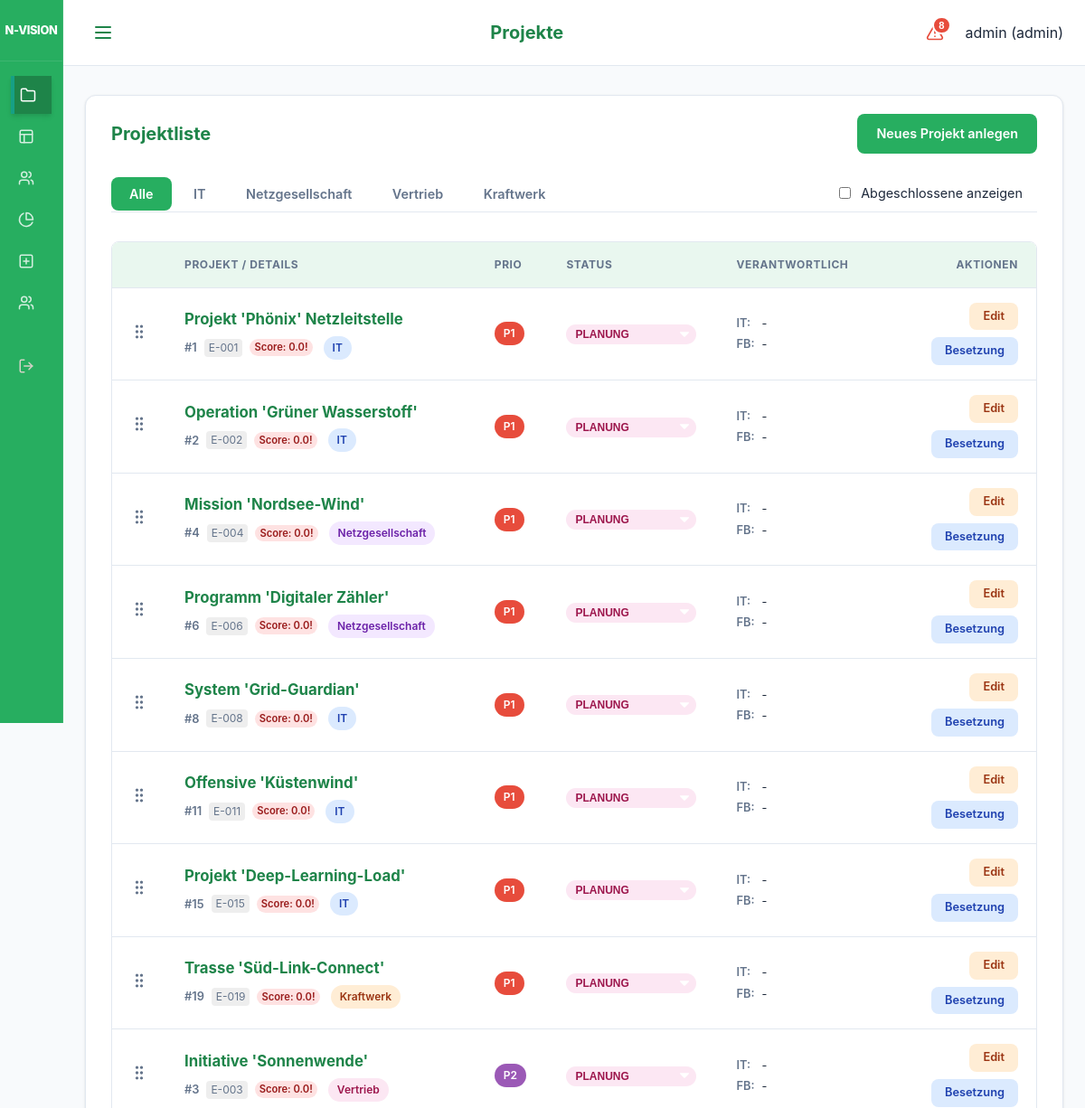
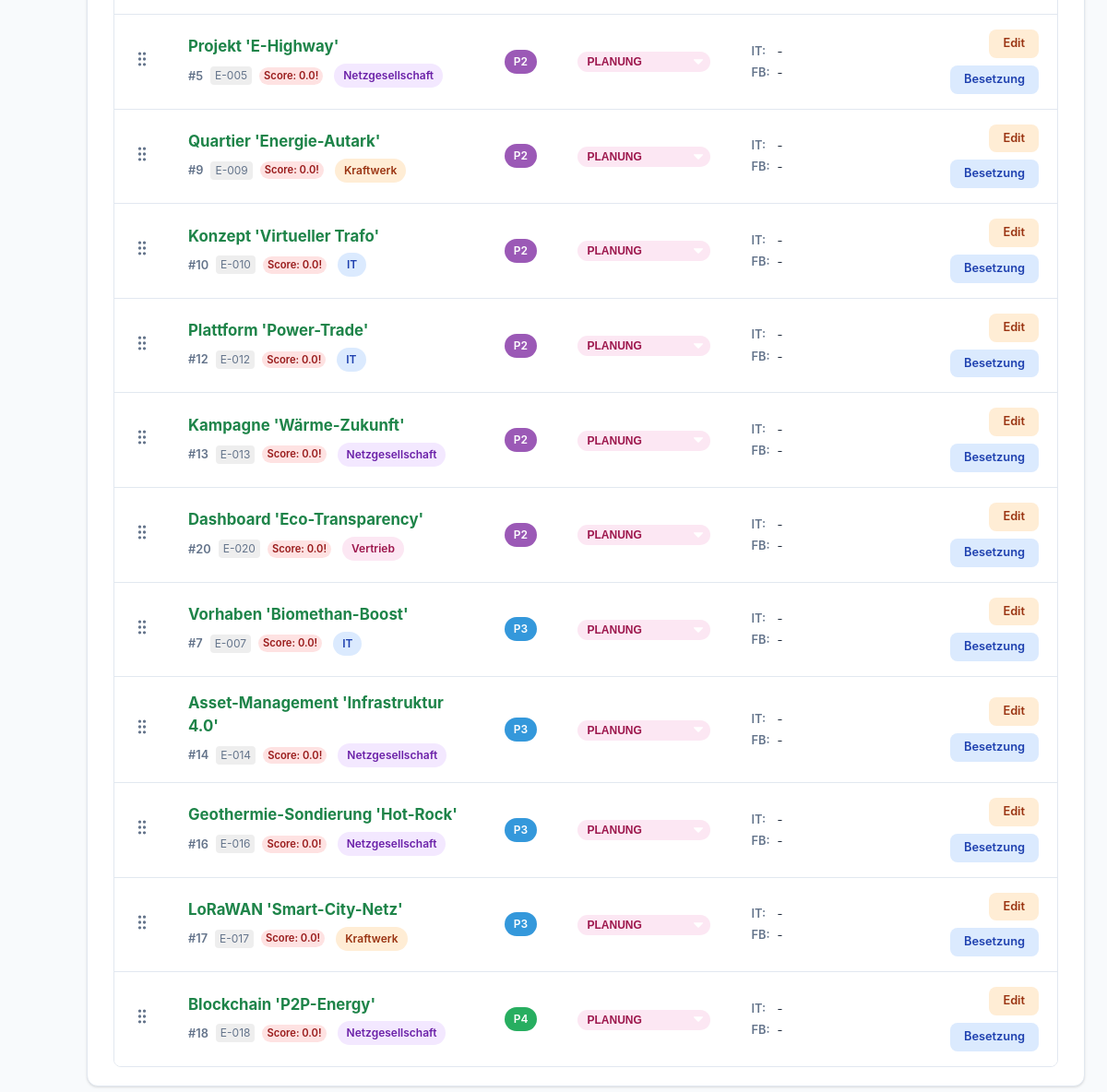
/ui/projects (signed in), run on the app's committed database (2 pictures, top to bottom).
### models.py (models this page shows)
class User(Base):
    __tablename__ = "users"
    id = Column(Integer, primary_key=True, index=True)
    username = Column(String, unique=True, index=True)
    hashed_password = Column(String)
    role = Column(Enum(UserRole), default=UserRole.EMPLOYEE)
    employee_id = Column(Integer, ForeignKey("employees.id"), nullable=True)
    is_active = Column(Boolean, default=True)
    employee = relationship("Employee", back_populates="user")

class Project(Base):
    __tablename__ = "projects"
    id = Column(Integer, primary_key=True, index=True)
    name = Column(String, index=True)
    description = Column(String, nullable=True)
    business_value = Column(String, nullable=True)
    internal_number = Column(String, nullable=True)
    division = Column(String, nullable=True) # "IT", "Netzgesellschaft", "Vertrieb", "Kraftwerk"
    start_date = Column(Date)
    end_date = Column(Date)
    priority = Column(Integer, default=1) # 1 highest
    status = Column(Enum(ProjectStatus), default=ProjectStatus.PLANNING)
    manager_id = Column(Integer, ForeignKey("employees.id"), nullable=True)
    responsible_it = Column(String, nullable=True)
    responsible_fb = Column(String, nullable=True)
    pab_approval = Column(Integer, default=0) # 0 = No, 1 = Yes (Legacy)
    pab_status = Column(Enum(PABStatus), default=PABStatus.EVALUATION)
    pab_rank = Column(Integer, default=999)
    cats_number = Column(String, nullable=True)
    pt_intern_pab = Column(Float, default=0.0)
    pt_intern_planned = Column(Float, default=0.0)
    pt_extern_planned = Column(Float, default=0.0)
    economic_score = Column(Float, default=0.0) # 0.0 to 10.0
    business_case = Column(String, nullable=True)
    staffings = relationship("Staffing", back_populates="project")
    bookings = relationship("Booking", back_populates="project")
    milestones = relationship("Milestone", back_populates="project", cascade="all, delete-orphan")
    pab_comments = relationship("ProjectComment", back_populates="project", cascade="all, delete-orphan")

### main.py (the view)
@app.get("/ui/projects", response_class=HTMLResponse)
def ui_projects(request: Request, division: Optional[str] = None, show_completed: bool = Query(False), db: Session = Depends(get_db)):
    if not request.state.user:
        return RedirectResponse(url="/login")
    if request.state.user.role == models.UserRole.ADMIN:
        query = db.query(models.Project)
    else:
        query = db.query(models.Project).join(models.Staffing).filter(models.Staffing.employee_id == request.state.user.employee_id)
    if division:
        query = query.filter(models.Project.division == division)
    if not show_completed:
        query = query.filter(models.Project.status != models.ProjectStatus.COMPLETED)
    projects = query.all()
    for p in projects:
        p.progress = calculate_project_progress(p, db)
    return templates.TemplateResponse(
        request=request, name="projects.html", context={
            "projects": projects,
            "active_page": "projects",
            "user": request.state.user,
            "selected_division": division,
            "show_completed": show_completed
        }
    )

### templates/projects.html (shortened to what this page needs)
{% extends "base.html" %}
{% set title = "Projekte" %}
{% block content %}
<div class="card">
    <div class="project-table-header">
        <h2>Projektliste</h2>
        {% if request.state.user and request.state.user.role.value == 'admin' %}
        <a href="/ui/projects/add" class="btn btn-primary">Neues Projekt anlegen</a>
        {% endif %}
    </div>
    <div class="tabs">
        <div style="display: flex; justify-content: space-between; align-items: center; width: 100%;">
            <div>
                <a href="/ui/projects?{% if show_completed %}show_completed=true{% endif %}" class="tab-item {% if not selected_division %}active{% endif %}">Alle</a>
                <a href="/ui/projects?division=IT{% if show_completed %}&show_completed=true{% endif %}" class="tab-item {% if selected_division == 'IT' %}active{% endif %}">IT</a>
                <a href="/ui/projects?division=Netzgesellschaft{% if show_completed %}&show_completed=true{% endif %}" class="tab-item {% if selected_division == 'Netzgesellschaft' %}active{% endif %}">Netzgesellschaft</a>
                <a href="/ui/projects?division=Vertrieb{% if show_completed %}&show_completed=true{% endif %}" class="tab-item {% if selected_division == 'Vertrieb' %}active{% endif %}">Vertrieb</a>
                <a href="/ui/projects?division=Kraftwerk{% if show_completed %}&show_completed=true{% endif %}" class="tab-item {% if selected_division == 'Kraftwerk' %}active{% endif %}">Kraftwerk</a>
            </div>
            <div style="padding-right: 1rem;">
                <label style="display: flex; align-items: center; gap: 0.5rem; font-size: 0.9rem; cursor: pointer;">
                    <input type="checkbox" id="showCompletedCheck" {% if show_completed %}checked{% endif %} onchange="toggleCompleted(this)">
                    Abgeschlossene anzeigen
                </label>
            </div>
        </div>
    </div>
    <div class="modern-table-wrapper">
        <table class="modern-table">
            <thead>
                <tr>
                    {% if request.state.user and request.state.user.role.value == 'admin' %}
                    <th style="width: 40px;"></th>
                    {% endif %}
                    <th data-label="Projekt">Projekt / Details</th>
                    <th data-label="Prio" style="width: 60px;">Prio</th>
                    <th data-label="Status" style="width: 120px;">Status</th>
                    <th data-label="Verantwortlich" class="hide-on-tablet">Verantwortlich</th>
                    <th style="text-align: right;" data-label="Aktionen">Aktionen</th>
                </tr>
            </thead>
            <tbody id="project-table-body">
                {% for p in projects|sort(attribute='priority') %}
                <tr data-id="{{ p.id }}" class="{% if request.state.user and request.state.user.role.value == 'admin' %}draggable-row{% endif %}">
                    {% if request.state.user and request.state.user.role.value == 'admin' %}
                    <td class="drag-handle" style="cursor: grab; color: var(--text-muted); text-align: center;" data-label="Sort">
                    </td>
                    {% endif %}
                    <td data-label="Projekt">
                        <div style="display: flex; flex-direction: column;">
                            <a href="/ui/projects/{{ p.id }}" class="project-name-link">{{ p.name }}</a>
                            <div style="margin-top: 0.35rem; display: flex; align-items: center; gap: 0.5rem;">
                                <span style="font-weight: 600; font-size: 0.8rem; color: var(--text-muted);">#{{ p.id }}</span>
                                {% if p.internal_number %}
                                <small style="color: var(--text-muted); background: #eee; padding: 1px 5px; border-radius: 4px;">{{ p.internal_number }}</small>
                                {% endif %}
                                {% if p.economic_score is not none %}
                                    {% if p.economic_score < 3 %}
                                        <span class="badge" style="background-color: #fee2e2; color: #991b1b; font-size: 0.7rem; padding: 1px 5px;" title="Kritische Wirtschaftlichkeit">Score: {{ p.economic_score }}!</span>
                                    {% elif p.economic_score < 6 %}
                                        <span class="badge" style="background-color: #fef3c7; color: #92400e; font-size: 0.7rem; padding: 1px 5px;">Score: {{ p.economic_score }}</span>
                                    {% else %}
                                        <span class="badge" style="background-color: #d1fae5; color: #065f46; font-size: 0.7rem; padding: 1px 5px;">Score: {{ p.economic_score }}</span>
                                    {% endif %}
                                {% endif %}
                                {% if p.division == 'IT' %}
                                    <span class="badge badge-it">{{ p.division }}</span>
                                {% elif p.division == 'Netzgesellschaft' %}
                                    <span class="badge badge-netz">{{ p.division }}</span>
                                {% elif p.division == 'Vertrieb' %}
                                    <span class="badge badge-vertrieb">{{ p.division }}</span>
                                {% elif p.division == 'Kraftwerk' %}
                                    <span class="badge badge-kraftwerk">{{ p.division }}</span>
                                {% else %}
                                    <span class="badge badge-default">{{ p.division if p.division else '-' }}</span>
                                {% endif %}
                            </div>
                        </div>
                    </td>
                    <td data-label="Prio">
                        {% if p.priority == 1 %}
                                <span class="badge" style="background-color: var(--danger); color: white;">P1</span>
                                {% elif p.priority == 2 %}
                                <span class="badge" style="background-color: var(--warning); color: white;">P2</span>
                                {% elif p.priority == 3 %}
                                <span class="badge" style="background-color: var(--info); color: white;">P3</span>
                                {% elif p.priority == 4 %}
                                <span class="badge" style="background-color: var(--success); color: white;">P4</span>
                        {% else %}
                            <span class="badge badge-default">P{{ p.priority }}</span>
                        {% endif %}
                    </td>
                    <td data-label="Status">
                        <div style="display: flex; flex-direction: column; gap: 0.4rem;">
                            {% if request.state.user and request.state.user.role.value == 'admin' %}
                            <form action="/ui/projects/{{ p.id }}/status" method="post" id="status-form-{{ p.id }}">
                                <select name="status" class="badge status-{{ p.status.value.replace('_', '-') }}"
                                        style="align-self: flex-start; border: none; cursor: pointer; appearance: none; -webkit-appearance: none; padding-right: 1.5rem; background-repeat: no-repeat; background-position: right 0.5rem top 50%; background-size: 0.65rem auto;"
                                        onchange="this.form.submit()">
                                    <option value="planning" {% if p.status.value == "planning" %}selected{% endif %}>PLANUNG</option>
                                </select>
                            </form>
                            {% endif %}
                        </div>
                    </td>
                    <td data-label="Verantwortlich" class="hide-on-tablet">
                        <div class="responsible-info">
                            <span class="responsible-label">IT:</span> <span>{{ p.responsible_it if p.responsible_it else '-' }}</span>
                            <span class="responsible-label">FB:</span> <span>{{ p.responsible_fb if p.responsible_fb else '-' }}</span>
                        </div>
                    </td>
                    <td style="text-align: right;" data-label="Aktionen">
                        <div class="action-buttons" style="justify-content: flex-end;">
                            {% if request.state.user and request.state.user.role.value == 'admin' %}
                            <a href="/ui/projects/{{ p.id }}/edit" class="btn btn-small btn-edit" title="Bearbeiten">Edit</a>
                            <a href="/ui/staffing/add?project_id={{ p.id }}" class="btn btn-small btn-staffing" title="Projektmitglieder benennen">Besetzung</a>
                            {% endif %}
                        </div>
                    </td>
                </tr>
                {% endfor %}
            </tbody>
        </table>
    </div>
</div>
{% endblock %}

### templates/base.html (shortened to what this page needs)
<!DOCTYPE html>
<html lang="de">
<head>
    <link rel="stylesheet" href="{{ static_url('/static/styles.css') }}">
</head>
<body>
<div class="app-layout">
    <aside class="sidebar">
        <div class="sidebar-header">
            <div class="brand-title">N-VISION</div>
        </div>
        <nav class="sidebar-nav">
            <div class="nav-group">
                <a href="/ui/projects" class="{% if active_page == 'projects' %}active{% endif %}" title="Projekte">
                    <svg xmlns="http://www.w3.org/2000/svg" width="18" height="18" viewBox="0 0 24 24" fill="none" stroke="currentColor" stroke-width="2" stroke-linecap="round" stroke-linejoin="round" class="nav-icon"><path d="M22 19a2 2 0 0 1-2 2H4a2 2 0 0 1-2-2V5a2 2 0 0 1 2-2h5l2 3h9a2 2 0 0 1 2 2z"/></svg>
                </a>
                <a href="/" class="{% if active_page == 'heatmap' %}active{% endif %}" title="Heatmap">
                    <svg xmlns="http://www.w3.org/2000/svg" width="18" height="18" viewBox="0 0 24 24" fill="none" stroke="currentColor" stroke-width="2" stroke-linecap="round" stroke-linejoin="round" class="nav-icon"><rect width="18" height="18" x="3" y="3" rx="2"/><path d="M3 9h18"/><path d="M9 21V9"/></svg>
                </a>
                <a href="/ui/pab" class="{% if active_page == 'pab' %}active{% endif %}" title="Public Advisory Board">
                </a>
                <a href="/ui/reports" class="{% if active_page == 'reports' %}active{% endif %}" title="Reports">
                    <svg xmlns="http://www.w3.org/2000/svg" width="18" height="18" viewBox="0 0 24 24" fill="none" stroke="currentColor" stroke-width="2" stroke-linecap="round" stroke-linejoin="round" class="nav-icon"><path d="M21.21 15.89A10 10 0 1 1 8 2.83"></path><path d="M22 12A10 10 0 0 0 12 2v10z"></path></svg>
                </a>
                {% if request.state.user and request.state.user.role.value == 'admin' %}
                <a href="/ui/projects/add" class="{% if active_page == 'project_add' %}active{% endif %}" title="Projekt anlegen">
                    <svg xmlns="http://www.w3.org/2000/svg" width="18" height="18" viewBox="0 0 24 24" fill="none" stroke="currentColor" stroke-width="2" stroke-linecap="round" stroke-linejoin="round" class="nav-icon"><rect width="18" height="18" x="3" y="3" rx="2"/><path d="M12 8v8"/><path d="M8 12h8"/></svg>
                </a>
                <a href="/ui/employees" class="{% if active_page == 'employees' %}active{% endif %}" title="Mitarbeiter">
                </a>
                {% endif %}
            </div>
            <div class="nav-group" style="margin-top: auto;">
                <a href="/logout" class="nav-logout" title="Abmelden">
                </a>
            </div>
        </nav>
    </aside>
    <div class="main-wrapper">
        <header class="top-bar">
            <button class="menu-toggle" id="menuToggle" aria-label="Menü öffnen">
                <svg xmlns="http://www.w3.org/2000/svg" width="24" height="24" viewBox="0 0 24 24" fill="none" stroke="currentColor" stroke-width="2" stroke-linecap="round" stroke-linejoin="round"><line x1="4" x2="20" y1="12" y2="12"/><line x1="4" x2="20" y1="6" y2="6"/><line x1="4" x2="20" y1="18" y2="18"/></svg>
            </button>
            <h1 class="page-title">{{ title if title else "N-VISION" }}</h1>
            <div class="user-info" style="display: flex; align-items: center; gap: 1rem;">
                {% if request.state.user %}
                {% set criticals = get_critical_projects(request) %}
                <button class="critical-trigger" id="criticalTrigger" title="Kritische Projekte">
                    {% if criticals|length > 0 %}
                    <span class="critical-badge">{{ criticals|length }}</span>
                    {% endif %}
                </button>
                {% endif %}
                <span>{{ request.state.user.username if request.state.user else "Gast" }} ({{ request.state.user.role.value if request.state.user else "" }})</span>
            </div>
        </header>
        <main class="content-area">
            {% block content %}{% endblock %}
        </main>
    </div>
</div>
</body>
</html>

### data on the page
User: state.user "admin", state.user.role "admin"
Project: name "Projekt 'Phönix' Netzleitstelle", id "1", internal_number "E-001", economic_score "0.0", division "IT", priority "P1", status "PLANUNG", responsible_it "-", responsible_fb "-"
Project: name "Operation 'Grüner Wasserstoff'", id "2", internal_number "E-002", economic_score "0.0", division "IT", priority "P1", status "PLANUNG", responsible_it "-", responsible_fb "-"
Project: name "Mission 'Nordsee-Wind'", id "4", internal_number "E-004", economic_score "0.0", division "Netzgesellschaft", priority "P1", status "PLANUNG", responsible_it "-", responsible_fb "-"
Project: name "Programm 'Digitaler Zähler'", id "6", internal_number "E-006", economic_score "0.0", division "Netzgesellschaft", priority "P1", status "PLANUNG", responsible_it "-", responsible_fb "-"
Project: name "System 'Grid-Guardian'", id "8", internal_number "E-008", economic_score "0.0", division "IT", priority "P1", status "PLANUNG", responsible_it "-", responsible_fb "-"
Project: name "Offensive 'Küstenwind'", id "11", internal_number "E-011", economic_score "0.0", division "IT", priority "P1", status "PLANUNG", responsible_it "-", responsible_fb "-"
Project: name "Projekt 'Deep-Learning-Load'", id "15", internal_number "E-015", economic_score "0.0", division "IT", priority "P1", status "PLANUNG", responsible_it "-", responsible_fb "-"
Project: name "Trasse 'Süd-Link-Connect'", id "19", internal_number "E-019", economic_score "0.0", division "Kraftwerk", priority "P1", status "PLANUNG", responsible_it "-", responsible_fb "-"
Project: name "Initiative 'Sonnenwende'", id "3", internal_number "E-003", economic_score "0.0", division "Vertrieb", priority "P2", status "PLANUNG", responsible_it "-", responsible_fb "-"
Project: name "Projekt 'E-Highway'", id "5", internal_number "E-005", economic_score "0.0", division "Netzgesellschaft", priority "P2", status "PLANUNG", responsible_it "-", responsible_fb "-"
Project: name "Quartier 'Energie-Autark'", id "9", internal_number "E-009", economic_score "0.0", division "Kraftwerk", priority "P2", status "PLANUNG", responsible_it "-", responsible_fb "-"
Project: name "Konzept 'Virtueller Trafo'", id "10", internal_number "E-010", economic_score "0.0", division "IT", priority "P2", status "PLANUNG", responsible_it "-", responsible_fb "-"
Project: name "Plattform 'Power-Trade'", id "12", internal_number "E-012", economic_score "0.0", division "IT", priority "P2", status "PLANUNG", responsible_it "-", responsible_fb "-"
Project: name "Kampagne 'Wärme-Zukunft'", id "13", internal_number "E-013", economic_score "0.0", division "Netzgesellschaft", priority "P2", status "PLANUNG", responsible_it "-", responsible_fb "-"
Project: name "Dashboard 'Eco-Transparency'", id "20", internal_number "E-020", economic_score "0.0", division "Vertrieb", priority "P2", status "PLANUNG", responsible_it "-", responsible_fb "-"
Project: name "Vorhaben 'Biomethan-Boost'", id "7", internal_number "E-007", economic_score "0.0", division "IT", priority "P3", status "PLANUNG", responsible_it "-", responsible_fb "-"
Project: name "Asset-Management 'Infrastruktur 4.0'", id "14", internal_number "E-014", economic_score "0.0", division "Netzgesellschaft", priority "P3", status "PLANUNG", responsible_it "-", responsible_fb "-"
Project: name "Geothermie-Sondierung 'Hot-Rock'", id "16", internal_number "E-016", economic_score "0.0", division "Netzgesellschaft", priority "P3", status "PLANUNG", responsible_it "-", responsible_fb "-"
Project: name "LoRaWAN 'Smart-City-Netz'", id "17", internal_number "E-017", economic_score "0.0", division "Kraftwerk", priority "P3", status "PLANUNG", responsible_it "-", responsible_fb "-"
Project: name "Blockchain 'P2P-Energy'", id "18", internal_number "E-018", economic_score "0.0", division "Netzgesellschaft", priority "P4", status "PLANUNG", responsible_it "-", responsible_fb "-"

### other printed values
{{ title if title else "N-VISION" }} "Projekte"
{{ criticals|length }} "8"
